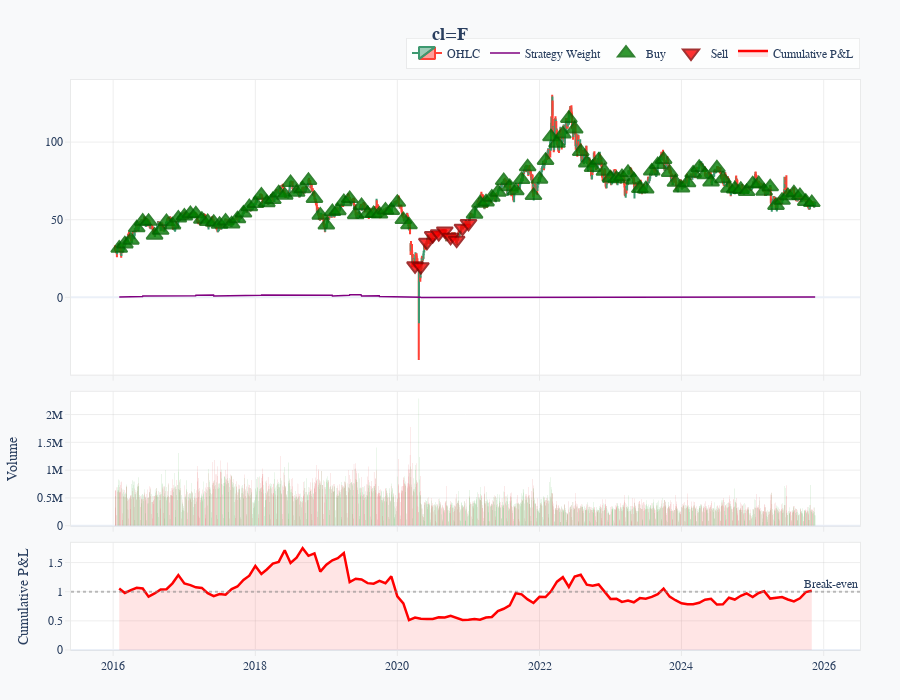

The code cell stored with this chart in its notebook:
### Code cell
from quanta.clients.chart import ChartClient
chart_client = ChartClient()
chart_client.plot(
    df_cl, 
    "cl=F",  
    trades_df=trades_bk, 
    traces=traces,
    theme='professional',
    x_axis_type='datetime'
)
